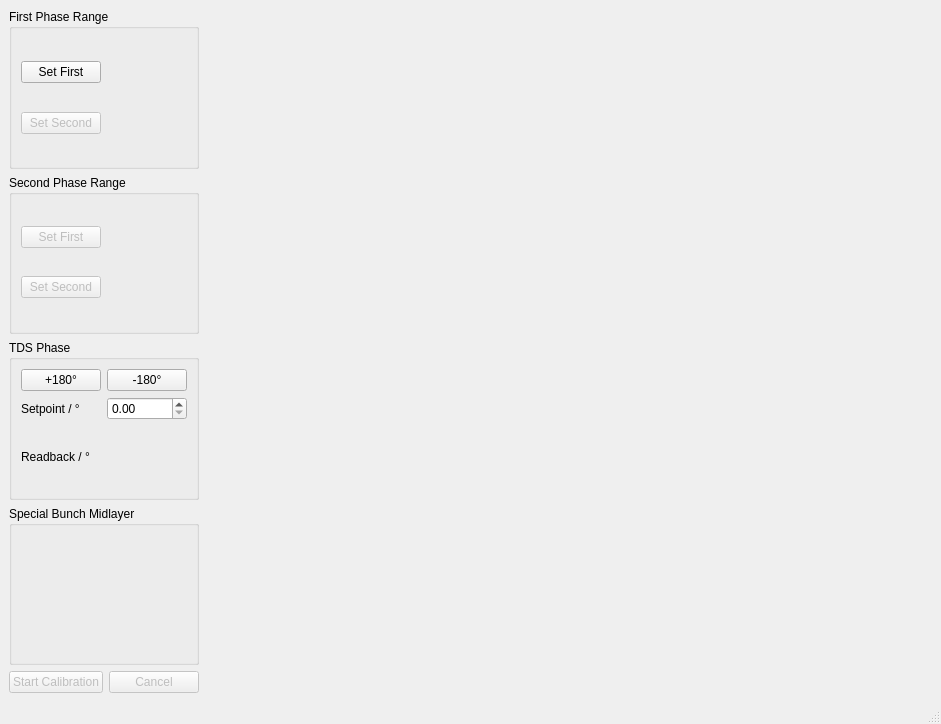
<?xml version="1.0" encoding="UTF-8"?>
<ui version="4.0">
 <class>MainWindow</class>
 <widget class="QMainWindow" name="MainWindow">
  <property name="geometry">
   <rect>
    <x>0</x>
    <y>0</y>
    <width>941</width>
    <height>724</height>
   </rect>
  </property>
  <property name="sizePolicy">
   <sizepolicy hsizetype="Preferred" vsizetype="Preferred">
    <horstretch>1</horstretch>
    <verstretch>0</verstretch>
   </sizepolicy>
  </property>
  <property name="windowTitle">
   <string>MainWindow</string>
  </property>
  <widget class="QWidget" name="centralwidget">
   <layout class="QGridLayout" name="gridLayout_5">
    <item row="0" column="0" colspan="2">
     <widget class="QGroupBox" name="groupBox">
      <property name="title">
       <string>First Phase Range</string>
      </property>
      <layout class="QGridLayout" name="gridLayout">
       <item row="0" column="0">
        <widget class="QPushButton" name="set_phase_00">
         <property name="text">
          <string>Set First</string>
         </property>
        </widget>
       </item>
       <item row="0" column="1">
        <widget class="QLabel" name="phase_00_label">
         <property name="text">
          <string/>
         </property>
        </widget>
       </item>
       <item row="1" column="0">
        <widget class="QPushButton" name="set_phase_01">
         <property name="enabled">
          <bool>false</bool>
         </property>
         <property name="text">
          <string>Set Second</string>
         </property>
        </widget>
       </item>
       <item row="1" column="1">
        <widget class="QLabel" name="phase_01_label">
         <property name="text">
          <string/>
         </property>
        </widget>
       </item>
      </layout>
     </widget>
    </item>
    <item row="1" column="0" colspan="2">
     <widget class="QGroupBox" name="groupBox_2">
      <property name="title">
       <string>Second Phase Range</string>
      </property>
      <layout class="QGridLayout" name="gridLayout_2">
       <item row="0" column="0">
        <widget class="QPushButton" name="set_phase_10">
         <property name="enabled">
          <bool>false</bool>
         </property>
         <property name="text">
          <string>Set First</string>
         </property>
        </widget>
       </item>
       <item row="0" column="1">
        <widget class="QLabel" name="phase_10_label">
         <property name="text">
          <string/>
         </property>
        </widget>
       </item>
       <item row="1" column="0">
        <widget class="QPushButton" name="set_phase_11">
         <property name="enabled">
          <bool>false</bool>
         </property>
         <property name="text">
          <string>Set Second</string>
         </property>
        </widget>
       </item>
       <item row="1" column="1">
        <widget class="QLabel" name="phase_11_label">
         <property name="text">
          <string/>
         </property>
        </widget>
       </item>
      </layout>
     </widget>
    </item>
    <item row="2" column="0" colspan="2">
     <widget class="QGroupBox" name="groupBox_3">
      <property name="title">
       <string>TDS Phase</string>
      </property>
      <layout class="QGridLayout" name="gridLayout_3">
       <item row="2" column="1">
        <widget class="QLabel" name="readback_phase_value">
         <property name="text">
          <string/>
         </property>
        </widget>
       </item>
       <item row="1" column="1">
        <widget class="QDoubleSpinBox" name="phase_spinner"/>
       </item>
       <item row="2" column="0">
        <widget class="QLabel" name="label_5">
         <property name="text">
          <string>Readback / °</string>
         </property>
        </widget>
       </item>
       <item row="1" column="0">
        <widget class="QLabel" name="label_7">
         <property name="text">
          <string>Setpoint / °</string>
         </property>
        </widget>
       </item>
       <item row="0" column="1">
        <widget class="QPushButton" name="sub_180_deg_button">
         <property name="text">
          <string>-180°</string>
         </property>
        </widget>
       </item>
       <item row="0" column="0">
        <widget class="QPushButton" name="add_180_deg_button">
         <property name="text">
          <string>+180°</string>
         </property>
        </widget>
       </item>
      </layout>
     </widget>
    </item>
    <item row="3" column="0" colspan="2">
     <widget class="QGroupBox" name="groupBox_4">
      <property name="title">
       <string>Special Bunch Midlayer</string>
      </property>
      <layout class="QGridLayout" name="gridLayout_4">
       <item row="0" column="0">
        <widget class="SpecialBunchMidLayerPanel" name="sbm_control" native="true"/>
       </item>
      </layout>
     </widget>
    </item>
    <item row="4" column="0">
     <widget class="QPushButton" name="start_calib_button">
      <property name="enabled">
       <bool>false</bool>
      </property>
      <property name="text">
       <string>Start Calibration</string>
      </property>
     </widget>
    </item>
    <item row="4" column="1">
     <widget class="QPushButton" name="cancel_calib_button">
      <property name="enabled">
       <bool>false</bool>
      </property>
      <property name="text">
       <string>Cancel</string>
      </property>
     </widget>
    </item>
    <item row="0" column="2" rowspan="5">
     <widget class="MPLCanvas" name="calib_plot" native="true">
      <property name="sizePolicy">
       <sizepolicy hsizetype="Preferred" vsizetype="Preferred">
        <horstretch>1</horstretch>
        <verstretch>0</verstretch>
       </sizepolicy>
      </property>
     </widget>
    </item>
   </layout>
  </widget>
  <widget class="QMenuBar" name="menubar">
   <property name="geometry">
    <rect>
     <x>0</x>
     <y>0</y>
     <width>941</width>
     <height>24</height>
    </rect>
   </property>
  </widget>
  <widget class="QStatusBar" name="statusbar"/>
 </widget>
 <customwidgets>
  <customwidget>
   <class>MPLCanvas</class>
   <extends>QWidget</extends>
   <header>esme.gui.widgets.mpl_widget</header>
   <container>1</container>
  </customwidget>
  <customwidget>
   <class>SpecialBunchMidLayerPanel</class>
   <extends>QWidget</extends>
   <header>esme.gui.widgets.sbunchpanel</header>
   <container>1</container>
  </customwidget>
 </customwidgets>
 <resources/>
 <connections/>
</ui>
